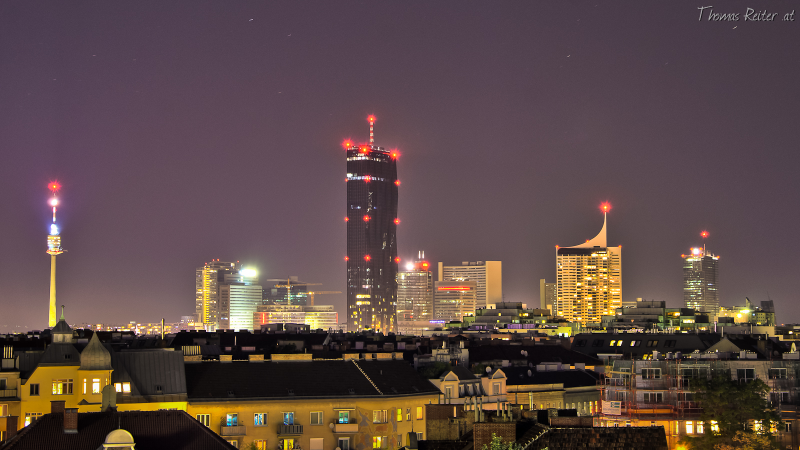
#> input picture images/1.jpg, 1600 x 900 px, found by its file name (shown at 1/2 size)
$ jupyter execute --allow-errors Chapter_1.ipynb
#> lines starting #> are read from the running program, lines starting #| are printed output that depends on the picture
[cell 1]
from PIL import Image
import os
from pylab import *

[cell 2]
pil_im = Image.open('1.jpg')
#> pil_im is the input picture: PIL image 1600x900 RGB; mean R, G, B 92.7, 73.2, 70.7

#convert to grayscale
pil_img_gray = Image.open('1.jpg').convert('L')
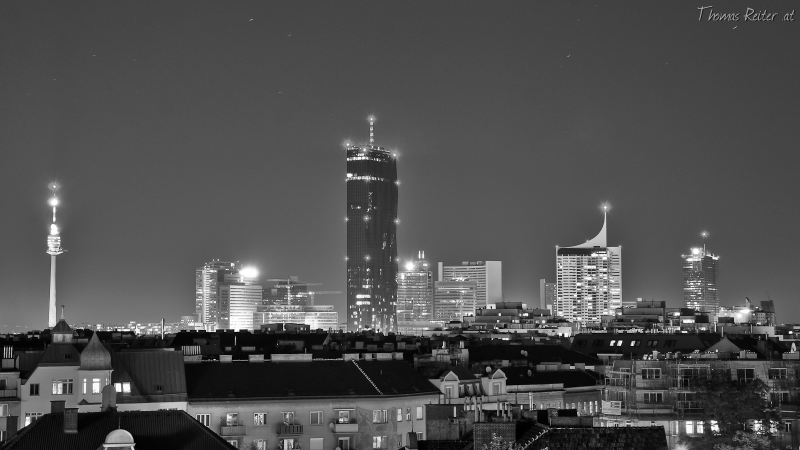
#> pil_img_gray: PIL image 1600x900 L (shown at 1/2 size); min 0, max 255, mean 78.7

fig = plt.figure(figsize=[12,8])
plt.subplot (121)
#> (the rest of this cell did not finish here and is left out)

# Functions

[cell 3]
def get_imlist(path):
    """ Returns a list of filenames for
    all jpg images in a directory. """
    return [os.path.join(path,f) for f in os.listdir(path) if f.endswith('.jpg')]

[cell 4]
def show_image(image):
    """" Shows given image """
    plt.figure(figsize=[12,8])
    plt.imshow(image)
    plt.axis('off')
    plt.show()

[cell 5]
#create Thumbnail
pil_im.thumbnail((128,128))
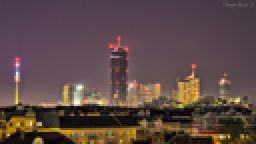
#> pil_im: PIL image 128x72 RGB (shown 2 times larger); mean R, G, B 92.7, 73.2, 70.7
plt.imshow(pil_im)

[cell 6]
box = (100,109,600,600)
region = pil_im.crop(box)
#> region: PIL image 500x491 RGB; every value is 0

[cell 7]
region = region.transpose(Image.ROTATE_180)
pil_im.paste(region,box)

[cell 8]
# read image to array
im = array(Image.open('1.jpg').convert('L'))
#histogram
figure()
hist(im.flatten(),128)
show()
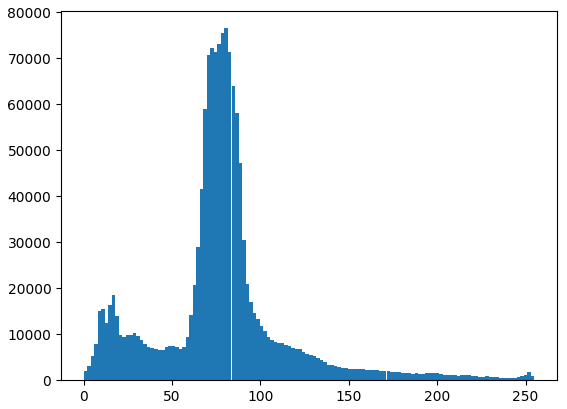
#> figure drawn by matplotlib, 1 panel; tallest bar 76577 high, from x = 79.69 to 81.68

$ run again, with images/2.jpg copied over images/1.jpg
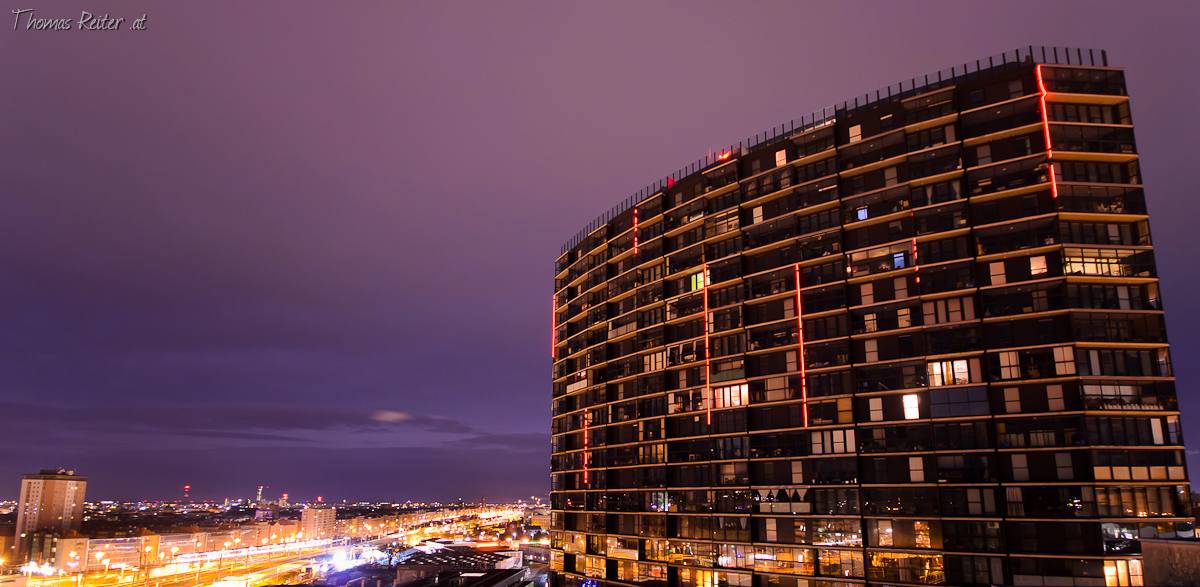
#> input picture images/2.jpg, 1200 x 587 px, found by its file name
#> pil_im is the input picture: PIL image 1200x587 RGB; mean R, G, B 94.2, 61.7, 72.2
#> `pil_img_gray = Image.open('1.jpg').convert('L')`:
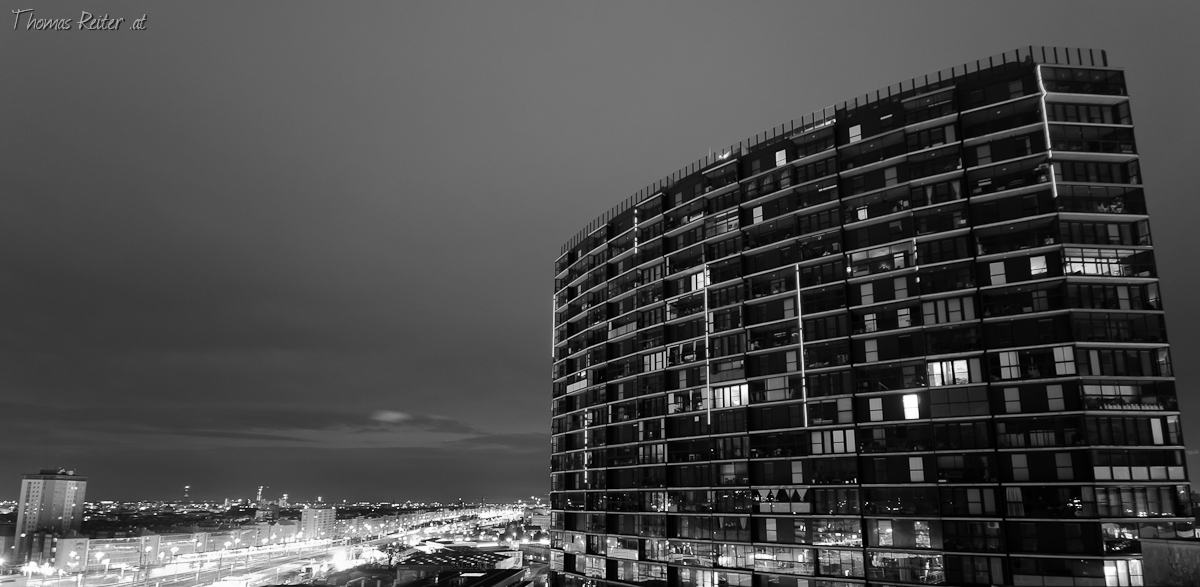
#> pil_img_gray: PIL image 1200x587 L; min 0, max 255, mean 72.6
#> pil_im: PIL image 128x63 RGB
#> region: PIL image 500x491 RGB; every value is 0
#> `show()`:
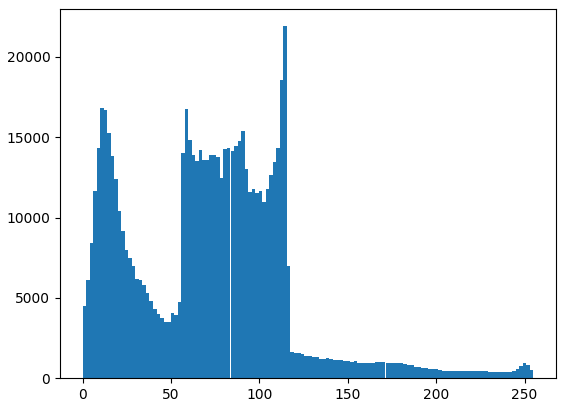
#> figure drawn by matplotlib, 1 panel; tallest bar 21905 high, from x = 113.6 to 115.5
